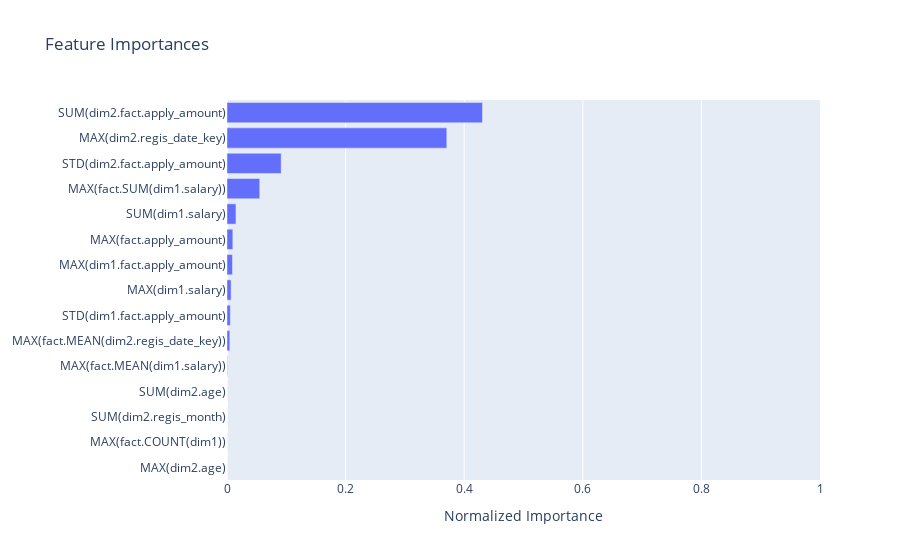

The notebook cell this image was saved under:
### Code cell
auto_s.plotly_feature_importances(sk_fm)

### Figure 1 — Plotly figure (JSON) as saved in the notebook; plotly's stock layout.template omitted (floating-point values rounded to 4 significant figures)
{"data": [{"orientation": "h", "type": "bar", "x": [0.4308, 0.3707, 0.09131, 0.05521, 0.01512, 0.009836, 0.0092, 0.0069, 0.005611, 0.004718, 0.0005657, 5.833e-05, 1.141e-05, 4.042e-06, 6.73e-07], "y": ["SUM(dim2.fact.apply_amount)", "MAX(dim2.regis_date_key)", "STD(dim2.fact.apply_amount)", "MAX(fact.SUM(dim1.salary))", "SUM(dim1.salary)", "MAX(fact.apply_amount)", "MAX(dim1.fact.apply_amount)", "MAX(dim1.salary)", "STD(dim1.fact.apply_amount)", "MAX(fact.MEAN(dim2.regis_date_key))", "MAX(fact.MEAN(dim1.salary))", "SUM(dim2.age)", "SUM(dim2.regis_month)", "MAX(fact.COUNT(dim1))", "MAX(dim2.age)"]}], "layout": {"title": {"text": "Feature Importances"}, "xaxis": {"range": [0, 1], "title": {"text": "Normalized Importance"}}, "yaxis": {"categoryorder": "total ascending"}}}
